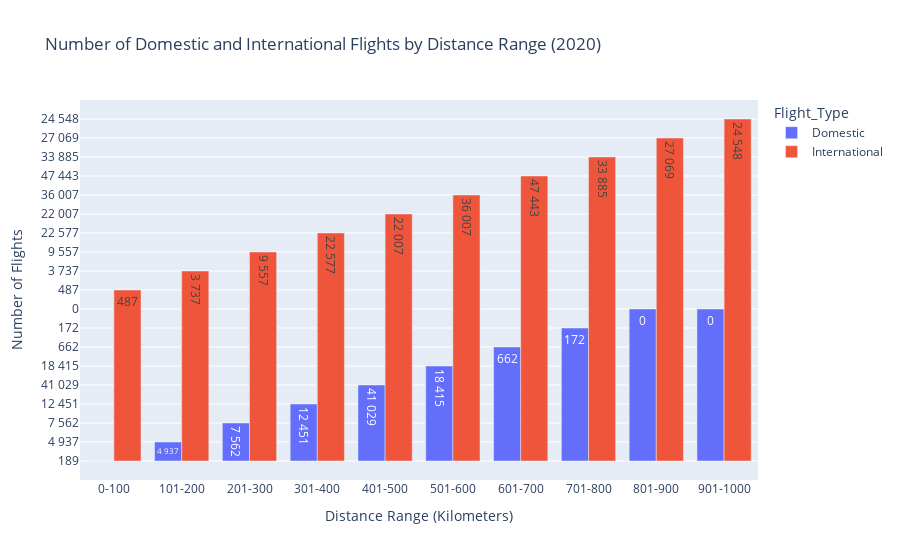

The code cell stored with this chart in its notebook:
### Code cell
#compare 

data = pd.read_csv('Data/2020_no_short_haul_flights_from germany.csv')


# Reshape data to long format for Plotly Express
data_long = data.melt(id_vars='Distance_Range', value_vars=['Domestic', 'International'],
                      var_name='Flight_Type', value_name='Number_of_Flights')

# Create the bar chart
fig = px.bar(data_long, x='Distance_Range', y='Number_of_Flights', color='Flight_Type',
             barmode='group', title='Number of Domestic and International Flights by Distance Range (2020)',
             labels={'Distance_Range': 'Distance Range (Kilometers)', 'Number_of_Flights': 'Number of Flights'},
             text='Number_of_Flights')

# Display the plot
fig.show()

### Figure 1 — Plotly figure (JSON) as saved in the notebook; plotly's stock layout.template omitted (floating-point values rounded to 4 significant figures)
{"data": [{"alignmentgroup": "True", "hovertemplate": "Flight_Type=Domestic<br>Distance Range (Kilometers)=%{x}<br>Number of Flights=%{text}<extra></extra>", "legendgroup": "Domestic", "marker": {"color": "#636efa", "pattern": {"shape": ""}}, "name": "Domestic", "offsetgroup": "Domestic", "orientation": "v", "showlegend": true, "text": ["189", "4 937", "7 562", "12 451", "41 029", "18 415", "662", "172", "0", "0"], "textposition": "auto", "type": "bar", "x": ["0-100", "101-200", "201-300", "301-400", "401-500", "501-600", "601-700", "701-800", "801-900", "901-1000"], "xaxis": "x", "y": ["189", "4 937", "7 562", "12 451", "41 029", "18 415", "662", "172", "0", "0"], "yaxis": "y"}, {"alignmentgroup": "True", "hovertemplate": "Flight_Type=International<br>Distance Range (Kilometers)=%{x}<br>Number of Flights=%{text}<extra></extra>", "legendgroup": "International", "marker": {"color": "#EF553B", "pattern": {"shape": ""}}, "name": "International", "offsetgroup": "International", "orientation": "v", "showlegend": true, "text": ["487", "3 737", "9 557", "22 577", "22 007", "36 007", "47 443", "33 885", "27 069", "24 548"], "textposition": "auto", "type": "bar", "x": ["0-100", "101-200", "201-300", "301-400", "401-500", "501-600", "601-700", "701-800", "801-900", "901-1000"], "xaxis": "x", "y": ["487", "3 737", "9 557", "22 577", "22 007", "36 007", "47 443", "33 885", "27 069", "24 548"], "yaxis": "y"}], "layout": {"barmode": "group", "legend": {"title": {"text": "Flight_Type"}, "tracegroupgap": 0}, "title": {"text": "Number of Domestic and International Flights by Distance Range (2020)"}, "xaxis": {"anchor": "y", "domain": [0, 1], "title": {"text": "Distance Range (Kilometers)"}}, "yaxis": {"anchor": "x", "domain": [0, 1], "title": {"text": "Number of Flights"}}}}
